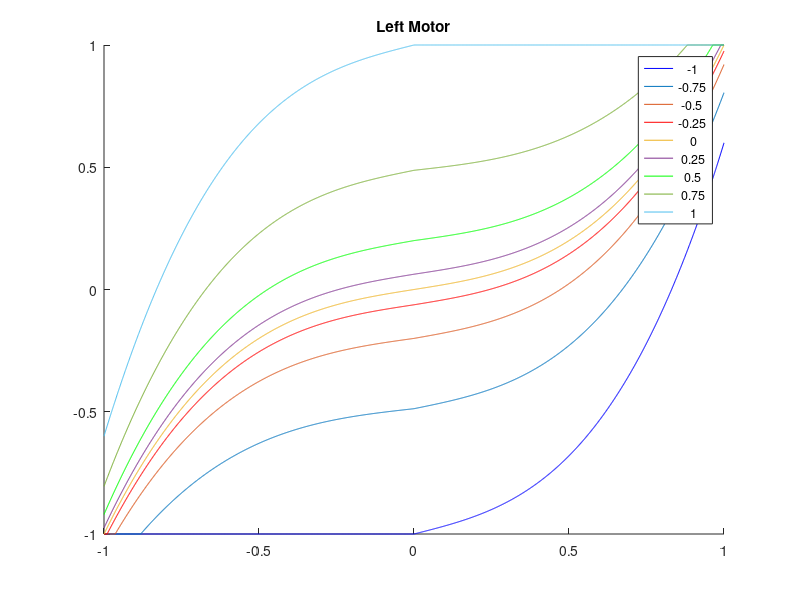
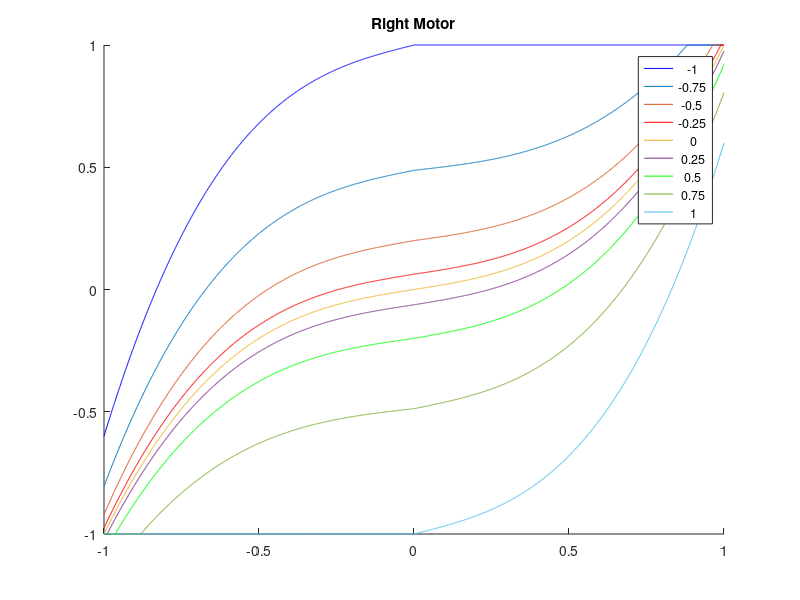

Source code (MATLAB) for these figures, in order:
%% polyControlPlotting.m
% Plots 7 graphs of motor behavior at different turning values

clear;
clc;

lStick = -1:.001:1;
rStick = [-1; -.75; -.5; -.25; 0; .25; .5; .75; 1];

alpha = .25;
beta = .25;
gamma = .6;

lInsForward = (lStick.^3 + lStick.*(alpha))./(1+alpha);
rInsForward = (rStick.^3 + rStick.*(alpha))./(1+alpha);

lInsTurn = (lStick.^3 + lStick.*(beta))./(1+beta);
rInsTurn = (rStick.^3 + rStick.*(beta))./(1+beta);

lMtrPwr = lInsForward + (rInsTurn).*(1-abs(lInsForward.*gamma));
rMtrPwr = lInsForward - (rInsTurn).*(1-abs(lInsForward.*gamma));

lMtrPwr = min(max(lMtrPwr, -1), 1);
rMtrPwr = min(max(rMtrPwr, -1), 1);

plotFormat = ["b--", "r--", "g--", "c--", "k-.", "c-", "g-", "r-", "b-"];

hold on;
title("Left Motor");
for iPlotCt = 1:9
    plot(lStick, lMtrPwr(iPlotCt, :), plotFormat(iPlotCt));
end
legend(num2str(rStick));
hold off;
figure;
hold on;
title("Right Motor");
for iPlotCount = 1:9
    plot(lStick, rMtrPwr(iPlotCount, :), plotFormat(iPlotCount));
end
legend(num2str(rStick));
hold off;